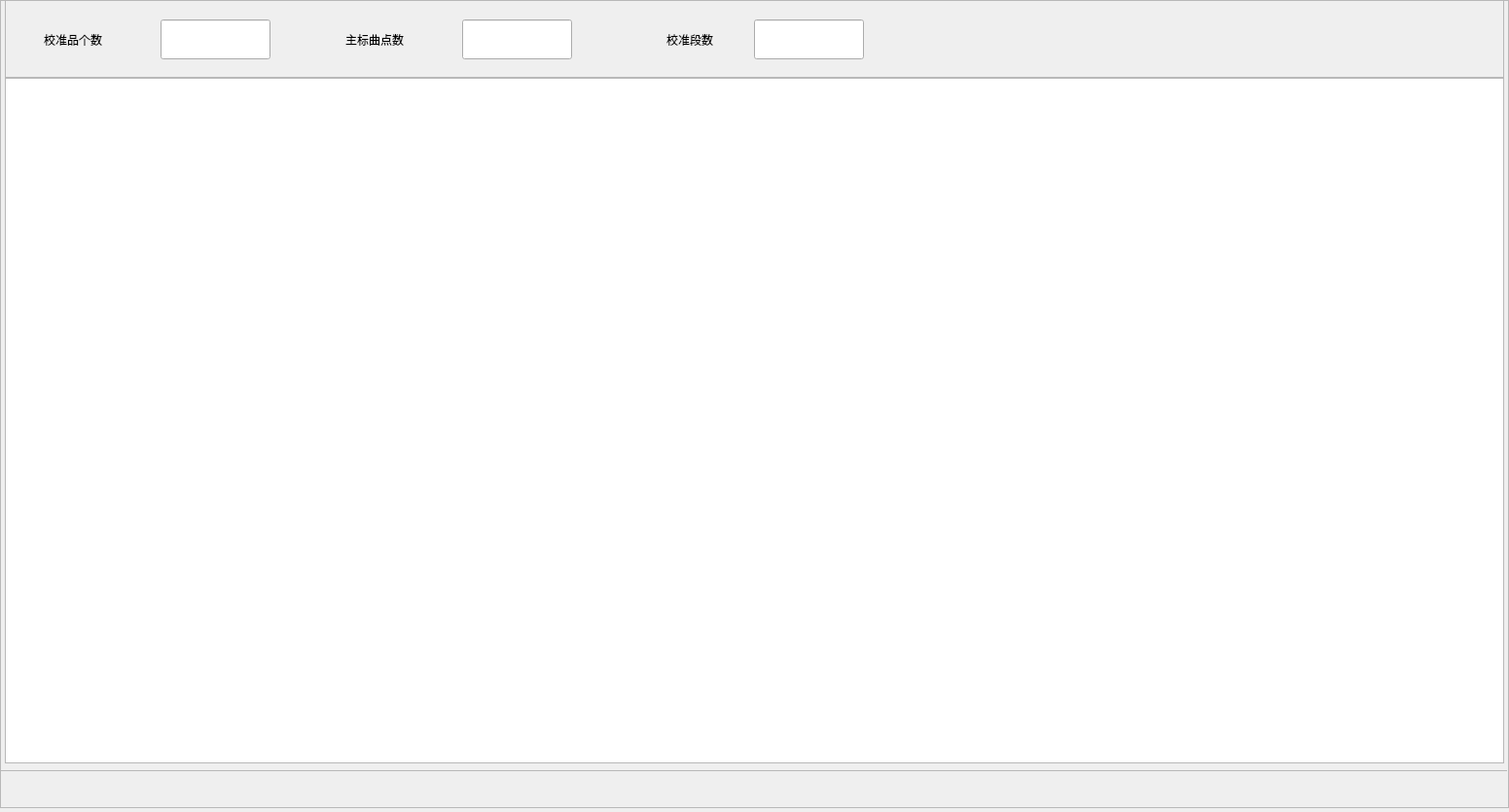
<?xml version="1.0" encoding="UTF-8"?>
<ui version="4.0">
 <class>DbgParamCaliWidget</class>
 <widget class="QWidget" name="DbgParamCaliWidget">
  <property name="geometry">
   <rect>
    <x>0</x>
    <y>0</y>
    <width>1551</width>
    <height>835</height>
   </rect>
  </property>
  <property name="windowTitle">
   <string notr="true">DbgParamCaliWidget</string>
  </property>
  <widget class="QFrame" name="line_v_2">
   <property name="geometry">
    <rect>
     <x>1900</x>
     <y>0</y>
     <width>1</width>
     <height>812</height>
    </rect>
   </property>
   <property name="frameShape">
    <enum>QFrame::StyledPanel</enum>
   </property>
   <property name="frameShadow">
    <enum>QFrame::Raised</enum>
   </property>
   <property name="lines" stdset="0">
    <string notr="true">solid</string>
   </property>
  </widget>
  <widget class="QFrame" name="line_h_2">
   <property name="geometry">
    <rect>
     <x>0</x>
     <y>792</y>
     <width>1549</width>
     <height>1</height>
    </rect>
   </property>
   <property name="frameShape">
    <enum>QFrame::StyledPanel</enum>
   </property>
   <property name="frameShadow">
    <enum>QFrame::Raised</enum>
   </property>
   <property name="lines" stdset="0">
    <string notr="true">solid</string>
   </property>
  </widget>
  <widget class="QFrame" name="ParamFrame">
   <property name="geometry">
    <rect>
     <x>0</x>
     <y>0</y>
     <width>1551</width>
     <height>831</height>
    </rect>
   </property>
   <property name="frameShape">
    <enum>QFrame::StyledPanel</enum>
   </property>
   <property name="frameShadow">
    <enum>QFrame::Raised</enum>
   </property>
   <widget class="QFrame" name="PtCntAndSegCntFrame">
    <property name="geometry">
     <rect>
      <x>5</x>
      <y>0</y>
      <width>1541</width>
      <height>80</height>
     </rect>
    </property>
    <property name="frameShape">
     <enum>QFrame::StyledPanel</enum>
    </property>
    <property name="frameShadow">
     <enum>QFrame::Raised</enum>
    </property>
    <widget class="QLabel" name="MajorCurvePtCntLab">
     <property name="geometry">
      <rect>
       <x>350</x>
       <y>20</y>
       <width>121</width>
       <height>41</height>
      </rect>
     </property>
     <property name="text">
      <string>主标曲点数</string>
     </property>
    </widget>
    <widget class="QLineEdit" name="MajorCurvePtCntEdit">
     <property name="geometry">
      <rect>
       <x>470</x>
       <y>20</y>
       <width>113</width>
       <height>41</height>
      </rect>
     </property>
     <property name="readOnly">
      <bool>true</bool>
     </property>
    </widget>
    <widget class="QLabel" name="CaliSegCntLab">
     <property name="geometry">
      <rect>
       <x>680</x>
       <y>20</y>
       <width>81</width>
       <height>41</height>
      </rect>
     </property>
     <property name="text">
      <string>校准段数</string>
     </property>
    </widget>
    <widget class="QLineEdit" name="CaliSegCntEdit">
     <property name="geometry">
      <rect>
       <x>770</x>
       <y>20</y>
       <width>113</width>
       <height>41</height>
      </rect>
     </property>
     <property name="readOnly">
      <bool>true</bool>
     </property>
    </widget>
    <widget class="QLabel" name="CaliDocCntLab">
     <property name="geometry">
      <rect>
       <x>40</x>
       <y>20</y>
       <width>121</width>
       <height>41</height>
      </rect>
     </property>
     <property name="text">
      <string>校准品个数</string>
     </property>
    </widget>
    <widget class="QLineEdit" name="CaliDocCntEdit">
     <property name="geometry">
      <rect>
       <x>160</x>
       <y>20</y>
       <width>113</width>
       <height>41</height>
      </rect>
     </property>
     <property name="readOnly">
      <bool>true</bool>
     </property>
    </widget>
   </widget>
   <widget class="QTableView" name="CaliParamTbl">
    <property name="geometry">
     <rect>
      <x>5</x>
      <y>80</y>
      <width>1541</width>
      <height>705</height>
     </rect>
    </property>
    <property name="showGrid">
     <bool>false</bool>
    </property>
    <attribute name="verticalHeaderMinimumSectionSize">
     <number>46</number>
    </attribute>
   </widget>
  </widget>
  <widget class="QFrame" name="line_v">
   <property name="geometry">
    <rect>
     <x>0</x>
     <y>0</y>
     <width>1</width>
     <height>792</height>
    </rect>
   </property>
   <property name="frameShape">
    <enum>QFrame::StyledPanel</enum>
   </property>
   <property name="frameShadow">
    <enum>QFrame::Raised</enum>
   </property>
   <property name="lines" stdset="0">
    <string notr="true">solid</string>
   </property>
  </widget>
  <widget class="QFrame" name="line_h">
   <property name="geometry">
    <rect>
     <x>0</x>
     <y>0</y>
     <width>1549</width>
     <height>1</height>
    </rect>
   </property>
   <property name="frameShape">
    <enum>QFrame::StyledPanel</enum>
   </property>
   <property name="frameShadow">
    <enum>QFrame::Raised</enum>
   </property>
   <property name="lines" stdset="0">
    <string notr="true">solid</string>
   </property>
  </widget>
 </widget>
 <layoutdefault spacing="6" margin="11"/>
 <resources/>
 <connections/>
</ui>
